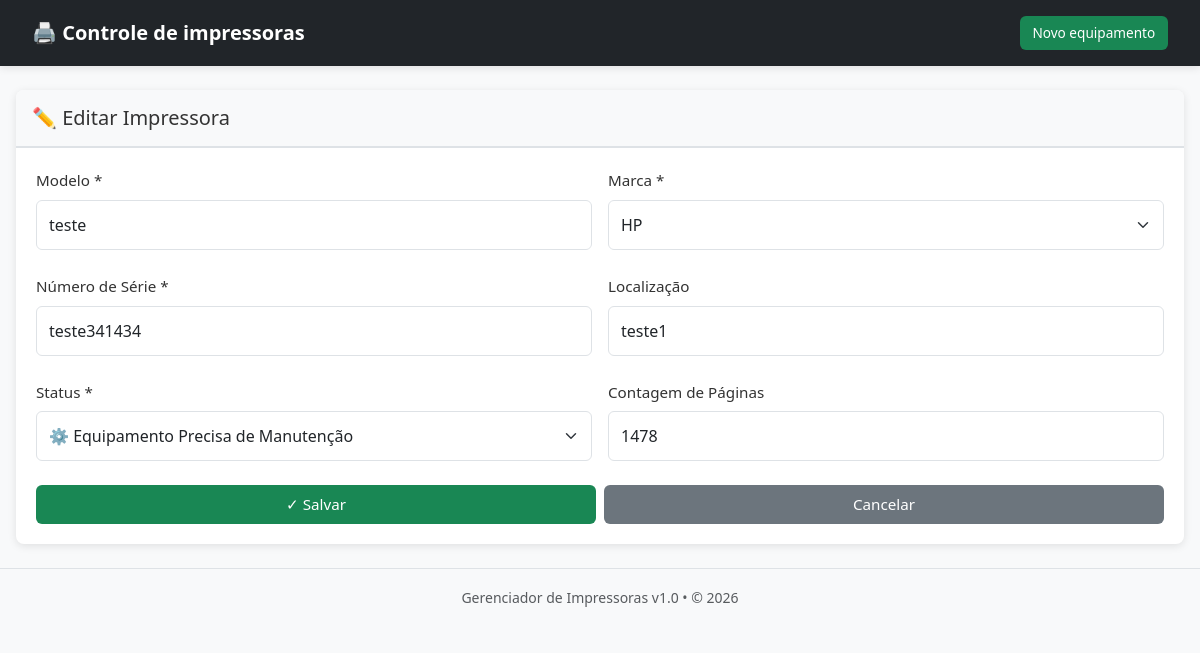
The app's page /editar.php?id=3 with its own data.
### tables this page shows
CREATE TABLE `impressoras` (
  `id` int NOT NULL,
  `modelo` varchar(100) NOT NULL,
  `marca` varchar(50) NOT NULL,
  `numero_serie` varchar(100) NOT NULL,
  `localizacao` varchar(150) DEFAULT NULL,
  `status` enum('equipamento_completo','equipamento_manutencao','inativo') DEFAULT 'equipamento_completo',
  `contagem_paginas` int DEFAULT '0',
  `data_cadastro` timestamp NULL DEFAULT CURRENT_TIMESTAMP COMMENT 'Data/hora de cadastro (UTC-3 Brasil)',
  `ultima_atualizacao` timestamp NULL DEFAULT CURRENT_TIMESTAMP ON UPDATE CURRENT_TIMESTAMP COMMENT 'Última atualização (UTC-3 Brasil)'
);

### editar.php (the view, shortened to what this page needs)
<?php
try {
    $conn = Database::getInstance();
    $id = $_GET['id'] ?? 0;
    $stmt = $conn->prepare("SELECT * FROM impressoras WHERE id = :id");
    $stmt->execute([':id' => $id]);
    $impressora = $stmt->fetch();
    include 'includes/header.php';
} catch(Exception $e) {
    ob_end_clean();
    header('Content-Type: text/html; charset=utf-8');
    http_response_code(500);
    ?>
    <!DOCTYPE html>
    <html><head><title>Erro</title></head><body>
    <h1>Erro 500</h1>
    <p><?= htmlspecialchars($e->getMessage()) ?></p>
    </body></html>
    <?php
    exit;
}
?>
<div class="card">
    <div class="card-header">
        <h4 style="font-size: clamp(1rem, 2vw, 1.25rem);">✏️ Editar Impressora</h4>
    </div>
    <div class="card-body">
        <form method="POST">
            <div class="row mb-3">
                <div class="col-md-6">
                    <label class="form-label">Modelo *</label>
                    <input type="text" name="modelo" class="form-control" value="<?= htmlspecialchars($impressora['modelo']) ?>" required>
                </div>
                <div class="col-md-6">
                    <label class="form-label">Marca *</label>
                    <select name="marca" class="form-select" required>
                        <option value="HP" <?= $impressora['marca'] == 'HP' ? 'selected' : '' ?>>HP</option>
                    </select>
                </div>
            </div>
            <div class="row mb-3">
                <div class="col-md-6">
                    <label class="form-label">Número de Série *</label>
                    <input type="text" name="numero_serie" class="form-control" value="<?= htmlspecialchars($impressora['numero_serie']) ?>" required>
                </div>
                <div class="col-md-6">
                    <label class="form-label">Localização</label>
                    <input type="text" name="localizacao" class="form-control" value="<?= htmlspecialchars($impressora['localizacao']) ?>">
                </div>
            </div>
            <div class="row mb-3">
                <div class="col-md-6">
                    <label class="form-label">Status *</label>
                    <select name="status" class="form-select" required>
                        <option value="equipamento_manutencao" <?= $impressora['status'] == 'equipamento_manutencao' ? 'selected' : '' ?>>⚙️ Equipamento Precisa de Manutenção</option>
                    </select>
                </div>
                <div class="col-md-6">
                    <label class="form-label">Contagem de Páginas</label>
                    <input type="number" name="contagem_paginas" class="form-control" value="<?= $impressora['contagem_paginas'] ?>">
                </div>
            </div>
            <div class="button-group">
                <button type="submit" class="btn btn-success">✓ Salvar</button>
                <a href="detalhes.php?id=<?= $id ?>" class="btn btn-secondary">Cancelar</a>
            </div>
        </form>
    </div>
</div>
<?php include 'includes/footer.php'; ?>

### assets/style.css (style rules this page uses)
html { font-size: 16px; }
body { background-color: #f8f9fa; font-family: 'Segoe UI', Tahoma, Geneva, Verdana, sans-serif; font-size: 1rem; line-height: 1.5; color: #333; }
.card { border: none; box-shadow: 0 2px 8px rgba(0,0,0,0.1); margin-bottom: 1.5rem; border-radius: 8px; overflow: hidden; }
.card-header { background-color: #f8f9fa; border-bottom: 2px solid #dee2e6; padding: 1rem; }
.card-header h4, .card-header h5 { margin: 0; color: #333; font-size: clamp(1rem, 2vw, 1.25rem); }
.card-body { padding: 1.25rem; }
.btn { border-radius: 6px; padding: 0.5rem 1rem; font-weight: 500; transition: all 0.3s ease; white-space: nowrap; font-size: 0.95rem; cursor: pointer; border: none; display: inline-block; text-decoration: none; }
.button-group { display: flex; gap: 0.5rem; flex-wrap: wrap; }
.button-group .btn { flex: 1; min-width: 80px; }
.form-label { font-weight: 500; margin-bottom: 0.5rem; color: #333; font-size: 0.95rem; }
.form-control, .form-select { border-radius: 6px; border: 1px solid #dee2e6; padding: 0.75rem; font-size: 1rem; width: 100%; }
.form-control::placeholder { opacity: 0.7; }
.mb-3 { margin-bottom: 1rem; }
.row { display: flex; flex-wrap: wrap; margin: -0.5rem; }
.col-md-6 { flex: 0 0 50%; padding: 0.5rem; }

### records on screen
impressoras: modelo "teste", marca "HP", numero_serie "teste341434", localizacao "teste1", status "⚙️ Equipamento Precisa de Manutenção", contagem_paginas "1478"
